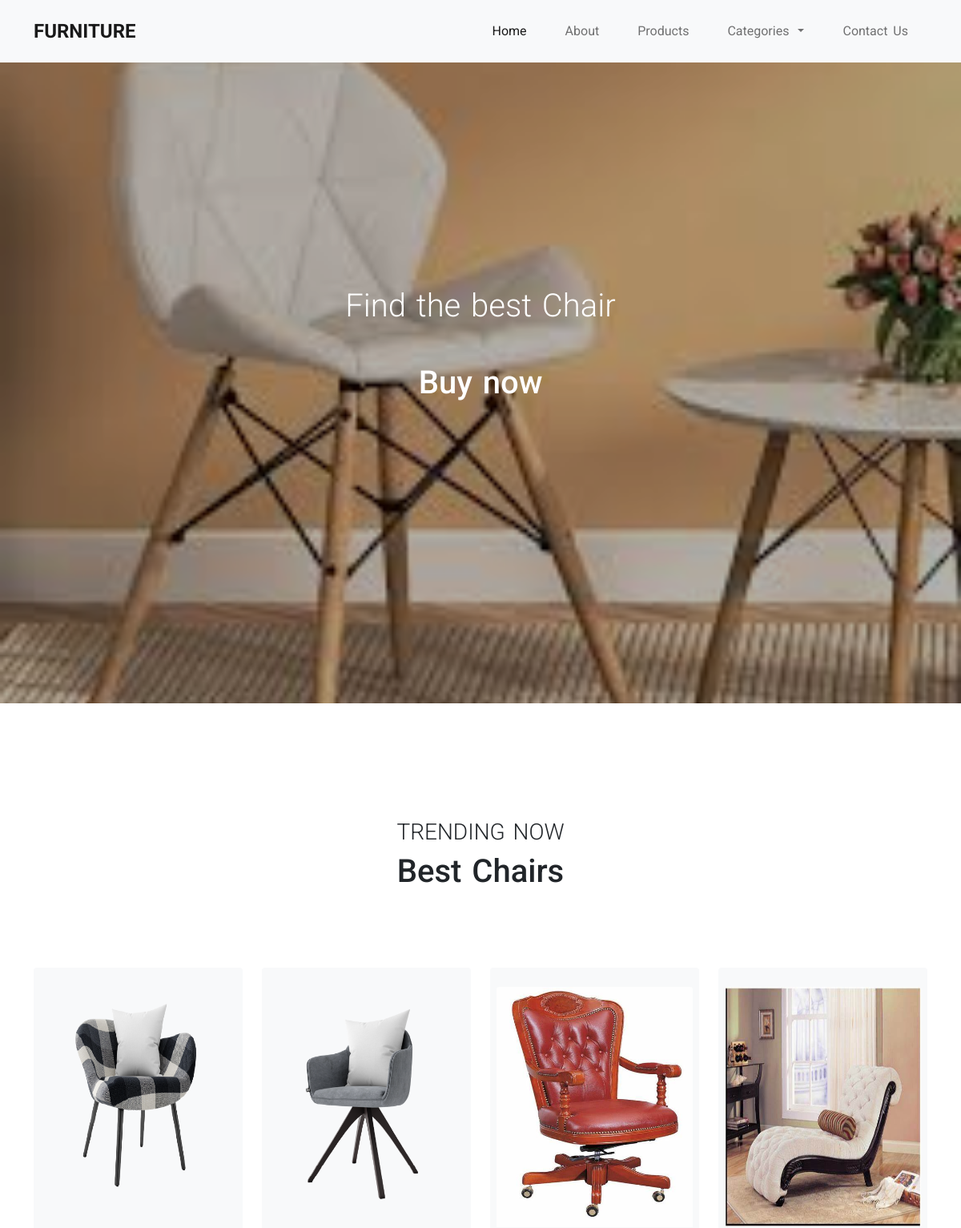
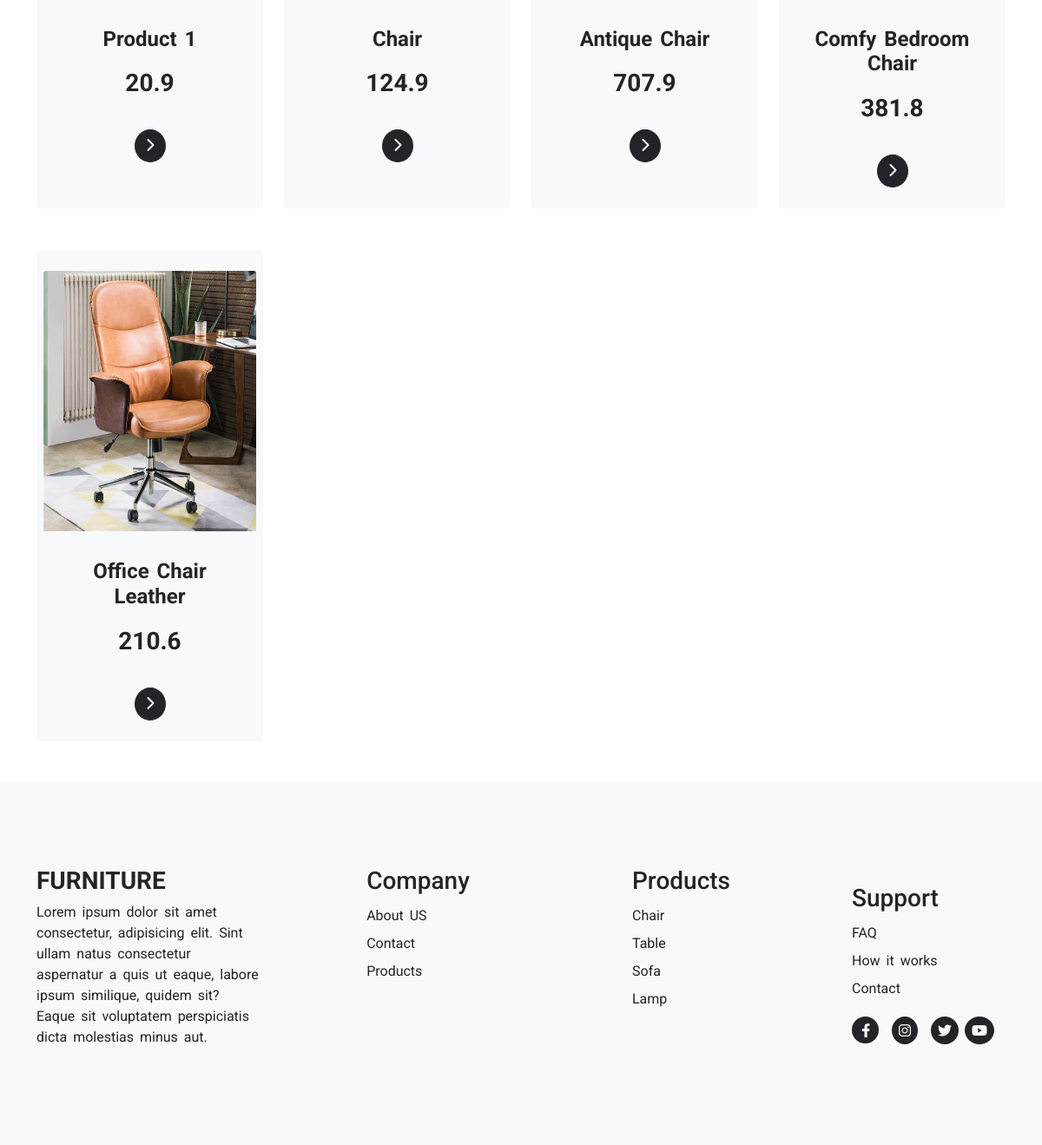
The page /category_products/4 on the database its author committed (2 pictures, top to bottom).
### aplikacion/models.py (models this page shows, shortened)
class Category(models.Model):
    category_name = models.CharField(max_length=100, null=True, blank=True)
    category_image = models.ImageField(upload_to="category/", null=True, blank=True)
    category_description = models.TextField(max_length=1000, null=True, blank=True)

class Product(models.Model):
    product_name = models.CharField(max_length=100, null=True, blank=True)
    product_image = models.ImageField(upload_to="product/", null=True, blank=True)
    product_image1 = models.ImageField(upload_to="product/", null=True, blank=True)
    product_description = models.TextField(max_length=1000, null=True, blank=True)
    product_price = models.DecimalField(
        max_digits=4, decimal_places=1, null=True, blank=True
    )
    product_category = models.ForeignKey(Category, on_delete=models.CASCADE, null=True, blank=True)

### aplikacion/views.py (the view)
# urls.py: path("category_products/<id>", views.category_products, name="category_productsPage"),
def category_products(request, id):
    categories = Category.objects.all()
    categoryDetail = Category.objects.get(pk=id)
    categoryProducts = Product.objects.filter(product_category=categoryDetail)
    context = {"categories" :categories, "categoryDetail":categoryDetail,
              "categoryProducts":categoryProducts}
    return render(request, "category_products.html", context)

### aplikacion/templates/category_products.html
{% extends 'index.html' %}
{% load static %}
{% block content %}
    <div class="container-fluid position-relative p-0 banner-products  ">
        <div class="cover">
            <img src="{{categoryDetail.category_image.url}}" alt="" class="img-fluid">
        </div>
        <div class="info-cover position-absolute w-50 top-50 start-50 translate-middle text-center">
            <h2 class="fw-light text-white fs-1 mb-5">Find the best  {{categoryDetail.category_name}}
            </h2>
            <h1 class="fs-1 text-white mb-5 pb-5">Buy now</h1>
        </div>
    </div>
    <div class="container my-5 pt-5">
        <div class="my-5 text-center">
            <h3 class="text-uppercase fw-light">trending now</h3>
            <h2 class="fs-1">Best Chairs</h2>
        </div>
        <div class="row">
            {% for product in categoryProducts %}
            <div class="col-12 col-md-6 col-lg-3 mt-5">
                <div class="card h-100 p-2 bg-light border-0">
                    <img src="{{product.product_image.url}}" class="card-img-top mt-3 img-fluid chair" alt="...">
                    <div class="card-body text-center">
                        <h4 class="card-title fw-bolder mt-3">{{product.product_name}}</h4>
                        <p class="card-text fw-bold mt-3 fs-3">{{product.product_price}}</p>
                        <a href="product.html" class="btn btn-dark rounded-circle mt-3" aria-label="product"><i
                                class="fas fa-chevron-right"></i></a>
                    </div>
                </div>
            </div>
            {% endfor %}
        </div>
    </div>
{% endblock %}

### aplikacion/static/css/style.css (style rules this page uses)
* { margin: 0; padding: 0; box-sizing: border-box; }
body { font-size: 1rem; line-height: 1.5; word-spacing: 3px; font-family: 'Roboto', sans-serif; }
.chair { height: 300px; }
.banner-products, .banner-products img { height: 100vh; width: 100%; object-fit: cover; }
.banner-products::before { content: ""; width: 100%; height: 100%; background: #0000004e; position: absolute; top: 0; }

### rows shown on the page
Category: category_image (picture), category_name "Chair"
Product: product_image (picture), product_name "Product 1", product_price "20.9"
Product: product_image (picture), product_name "Chair", product_price "124.9"
Product: product_image (picture), product_name "Antique Chair", product_price "707.9"
Product: product_image (picture), product_name "Comfy Bedroom Chair", product_price "381.8"
Product: product_image (picture), product_name "Office Chair Leather", product_price "210.6"
